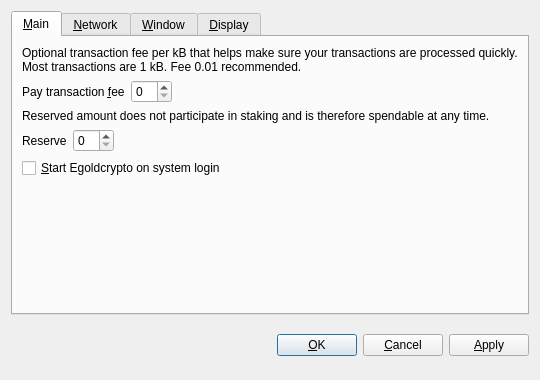
<?xml version="1.0" encoding="UTF-8"?>
<ui version="4.0">
 <class>OptionsDialog</class>
 <widget class="QDialog" name="OptionsDialog">
  <property name="geometry">
   <rect>
    <x>0</x>
    <y>0</y>
    <width>540</width>
    <height>380</height>
   </rect>
  </property>
  <property name="windowTitle">
   <string>Options</string>
  </property>
  <property name="modal">
   <bool>true</bool>
  </property>
  <layout class="QVBoxLayout" name="verticalLayout">
   <item>
    <widget class="QTabWidget" name="tabWidget">
     <property name="tabPosition">
      <enum>QTabWidget::North</enum>
     </property>
     <property name="currentIndex">
      <number>0</number>
     </property>
     <widget class="QWidget" name="tabMain">
      <attribute name="title">
       <string>&amp;Main</string>
      </attribute>
      <layout class="QVBoxLayout" name="verticalLayout_Main">
       <item>
        <widget class="QLabel" name="transactionFeeInfoLabel">
         <property name="text">
          <string>Optional transaction fee per kB that helps make sure your transactions are processed quickly. Most transactions are 1 kB. Fee 0.01 recommended.</string>
         </property>
         <property name="textFormat">
          <enum>Qt::PlainText</enum>
         </property>
         <property name="wordWrap">
          <bool>true</bool>
         </property>
        </widget>
       </item>
       <item>
        <layout class="QHBoxLayout" name="horizontalLayoutFee">
         <item>
          <widget class="QLabel" name="transactionFeeLabel">
           <property name="text">
            <string>Pay transaction &amp;fee</string>
           </property>
           <property name="textFormat">
            <enum>Qt::PlainText</enum>
           </property>
           <property name="buddy">
            <cstring>transactionFee</cstring>
           </property>
          </widget>
         </item>
         <item>
          <widget class="BitcoinAmountField" name="transactionFee"/>
         </item>
         <item>
          <spacer name="horizontalSpacerFee">
           <property name="orientation">
            <enum>Qt::Horizontal</enum>
           </property>
           <property name="sizeHint" stdset="0">
            <size>
             <width>40</width>
             <height>20</height>
            </size>
           </property>
          </spacer>
         </item>
        </layout>
       </item>
       <item>
        <widget class="QLabel" name="reserveBalanceInfoLabel">
         <property name="text">
          <string>Reserved amount does not participate in staking and is therefore spendable at any time.</string>
         </property>
         <property name="textFormat">
          <enum>Qt::PlainText</enum>
         </property>
         <property name="wordWrap">
          <bool>true</bool>
         </property>
        </widget>
       </item>
       <item>
        <layout class="QHBoxLayout" name="horizontalLayoutReserveBalance">
         <item>
          <widget class="QLabel" name="reserveBalanceLabel">
           <property name="text">
            <string>Reserve</string>
           </property>
           <property name="textFormat">
            <enum>Qt::PlainText</enum>
           </property>
           <property name="buddy">
            <cstring>reserveBalance</cstring>
           </property>
          </widget>
         </item>
         <item>
          <widget class="BitcoinAmountField" name="reserveBalance"/>
         </item>
         <item>
          <spacer name="horizontalSpacerReserveBalance">
           <property name="orientation">
            <enum>Qt::Horizontal</enum>
           </property>
           <property name="sizeHint" stdset="0">
            <size>
             <width>40</width>
             <height>20</height>
            </size>
           </property>
          </spacer>
         </item>
        </layout>
       </item>
       <item>
        <widget class="QCheckBox" name="bitcoinAtStartup">
         <property name="toolTip">
          <string>Automatically start Egoldcrypto after logging in to the system.</string>
         </property>
         <property name="text">
          <string>&amp;Start Egoldcrypto on system login</string>
         </property>
        </widget>
       </item>
       <item>
        <spacer name="verticalSpacer_Main">
         <property name="orientation">
          <enum>Qt::Vertical</enum>
         </property>
         <property name="sizeHint" stdset="0">
          <size>
           <width>20</width>
           <height>40</height>
          </size>
         </property>
        </spacer>
       </item>
      </layout>
     </widget>
     <widget class="QWidget" name="tabNetwork">
      <attribute name="title">
       <string>&amp;Network</string>
      </attribute>
      <layout class="QVBoxLayout" name="verticalLayout_Network">
       <item>
        <widget class="QCheckBox" name="mapPortUpnp">
         <property name="toolTip">
          <string>Automatically open the Egoldcrypto client port on the router. This only works when your router supports UPnP and it is enabled.</string>
         </property>
         <property name="text">
          <string>Map port using &amp;UPnP</string>
         </property>
        </widget>
       </item>
       <item>
        <widget class="QCheckBox" name="connectSocks">
         <property name="toolTip">
          <string>Connect to the Egoldcrypto network through a SOCKS proxy (e.g. when connecting through Tor).</string>
         </property>
         <property name="text">
          <string>&amp;Connect through SOCKS proxy:</string>
         </property>
        </widget>
       </item>
       <item>
        <layout class="QHBoxLayout" name="horizontalLayout_Network">
         <item>
          <widget class="QLabel" name="proxyIpLabel">
           <property name="text">
            <string>Proxy &amp;IP:</string>
           </property>
           <property name="textFormat">
            <enum>Qt::PlainText</enum>
           </property>
           <property name="buddy">
            <cstring>proxyIp</cstring>
           </property>
          </widget>
         </item>
         <item>
          <widget class="QValidatedLineEdit" name="proxyIp">
           <property name="maximumSize">
            <size>
             <width>140</width>
             <height>16777215</height>
            </size>
           </property>
           <property name="toolTip">
            <string>IP address of the proxy (e.g. 127.0.0.1)</string>
           </property>
          </widget>
         </item>
         <item>
          <widget class="QLabel" name="proxyPortLabel">
           <property name="text">
            <string>&amp;Port:</string>
           </property>
           <property name="textFormat">
            <enum>Qt::PlainText</enum>
           </property>
           <property name="buddy">
            <cstring>proxyPort</cstring>
           </property>
          </widget>
         </item>
         <item>
          <widget class="QLineEdit" name="proxyPort">
           <property name="maximumSize">
            <size>
             <width>55</width>
             <height>16777215</height>
            </size>
           </property>
           <property name="toolTip">
            <string>Port of the proxy (e.g. 9050)</string>
           </property>
          </widget>
         </item>
         <item>
          <widget class="QLabel" name="socksVersionLabel">
           <property name="text">
            <string>SOCKS &amp;Version:</string>
           </property>
           <property name="textFormat">
            <enum>Qt::PlainText</enum>
           </property>
           <property name="buddy">
            <cstring>socksVersion</cstring>
           </property>
          </widget>
         </item>
         <item>
          <widget class="QValueComboBox" name="socksVersion">
           <property name="toolTip">
            <string>SOCKS version of the proxy (e.g. 5)</string>
           </property>
          </widget>
         </item>
         <item>
          <spacer name="horizontalSpacer_Network">
           <property name="orientation">
            <enum>Qt::Horizontal</enum>
           </property>
           <property name="sizeHint" stdset="0">
            <size>
             <width>40</width>
             <height>20</height>
            </size>
           </property>
          </spacer>
         </item>
        </layout>
       </item>
       <item>
        <spacer name="verticalSpacer_Network">
         <property name="orientation">
          <enum>Qt::Vertical</enum>
         </property>
         <property name="sizeHint" stdset="0">
          <size>
           <width>20</width>
           <height>40</height>
          </size>
         </property>
        </spacer>
       </item>
      </layout>
     </widget>
     <widget class="QWidget" name="tabWindow">
      <attribute name="title">
       <string>&amp;Window</string>
      </attribute>
      <layout class="QVBoxLayout" name="verticalLayout_Window">
       <item>
        <widget class="QCheckBox" name="minimizeToTray">
         <property name="toolTip">
          <string>Show only a tray icon after minimizing the window.</string>
         </property>
         <property name="text">
          <string>&amp;Minimize to the tray instead of the taskbar</string>
         </property>
        </widget>
       </item>
       <item>
        <widget class="QCheckBox" name="minimizeOnClose">
         <property name="toolTip">
          <string>Minimize instead of exit the application when the window is closed. When this option is enabled, the application will be closed only after selecting Quit in the menu.</string>
         </property>
         <property name="text">
          <string>M&amp;inimize on close</string>
         </property>
        </widget>
       </item>
       <item>
        <spacer name="verticalSpacer_Window">
         <property name="orientation">
          <enum>Qt::Vertical</enum>
         </property>
         <property name="sizeHint" stdset="0">
          <size>
           <width>20</width>
           <height>40</height>
          </size>
         </property>
        </spacer>
       </item>
      </layout>
     </widget>
     <widget class="QWidget" name="tabDisplay">
      <attribute name="title">
       <string>&amp;Display</string>
      </attribute>
      <layout class="QVBoxLayout" name="verticalLayout_Display">
       <item>
        <layout class="QHBoxLayout" name="horizontalLayout_1_Display">
         <item>
          <widget class="QLabel" name="langLabel">
           <property name="text">
            <string>User Interface &amp;language:</string>
           </property>
           <property name="textFormat">
            <enum>Qt::PlainText</enum>
           </property>
           <property name="buddy">
            <cstring>lang</cstring>
           </property>
          </widget>
         </item>
         <item>
          <widget class="QValueComboBox" name="lang">
           <property name="toolTip">
            <string>The user interface language can be set here. This setting will take effect after restarting Egoldcrypto.</string>
           </property>
          </widget>
         </item>
        </layout>
       </item>
       <item>
        <layout class="QHBoxLayout" name="horizontalLayout_2_Display">
         <item>
          <widget class="QLabel" name="unitLabel">
           <property name="text">
            <string>&amp;Unit to show amounts in:</string>
           </property>
           <property name="textFormat">
            <enum>Qt::PlainText</enum>
           </property>
           <property name="buddy">
            <cstring>unit</cstring>
           </property>
          </widget>
         </item>
         <item>
          <widget class="QValueComboBox" name="unit">
           <property name="toolTip">
            <string>Choose the default subdivision unit to show in the interface and when sending coins.</string>
           </property>
          </widget>
         </item>
        </layout>
       </item>
       <item>
        <widget class="QCheckBox" name="displayAddresses">
         <property name="toolTip">
          <string>Whether to show Egoldcrypto addresses in the transaction list or not.</string>
         </property>
         <property name="text">
          <string>&amp;Display addresses in transaction list</string>
         </property>
        </widget>
       </item>
       <item>
        <widget class="QCheckBox" name="coinControlFeatures">
         <property name="toolTip">
          <string>Whether to show coin control features or not.</string>
         </property>
         <property name="text">
          <string>Display coin &amp;control features (experts only!)</string>
         </property>
        </widget>
       </item>
       <item>
        <spacer name="verticalSpacer_Display">
         <property name="orientation">
          <enum>Qt::Vertical</enum>
         </property>
         <property name="sizeHint" stdset="0">
          <size>
           <width>20</width>
           <height>40</height>
          </size>
         </property>
        </spacer>
       </item>
      </layout>
     </widget>
    </widget>
   </item>
   <item>
    <layout class="QHBoxLayout" name="horizontalLayout_Buttons">
     <item>
      <spacer name="horizontalSpacer_1">
       <property name="orientation">
        <enum>Qt::Horizontal</enum>
       </property>
       <property name="sizeHint" stdset="0">
        <size>
         <width>40</width>
         <height>48</height>
        </size>
       </property>
      </spacer>
     </item>
     <item>
      <widget class="QLabel" name="statusLabel">
       <property name="font">
        <font>
         <weight>75</weight>
         <bold>true</bold>
        </font>
       </property>
       <property name="text">
        <string/>
       </property>
       <property name="textFormat">
        <enum>Qt::PlainText</enum>
       </property>
       <property name="wordWrap">
        <bool>true</bool>
       </property>
      </widget>
     </item>
     <item>
      <spacer name="horizontalSpacer_2">
       <property name="orientation">
        <enum>Qt::Horizontal</enum>
       </property>
       <property name="sizeHint" stdset="0">
        <size>
         <width>40</width>
         <height>48</height>
        </size>
       </property>
      </spacer>
     </item>
     <item>
      <widget class="QPushButton" name="okButton">
       <property name="text">
        <string>&amp;OK</string>
       </property>
      </widget>
     </item>
     <item>
      <widget class="QPushButton" name="cancelButton">
       <property name="text">
        <string>&amp;Cancel</string>
       </property>
       <property name="autoDefault">
        <bool>false</bool>
       </property>
      </widget>
     </item>
     <item>
      <widget class="QPushButton" name="applyButton">
       <property name="text">
        <string>&amp;Apply</string>
       </property>
       <property name="autoDefault">
        <bool>false</bool>
       </property>
      </widget>
     </item>
    </layout>
   </item>
  </layout>
 </widget>
 <customwidgets>
  <customwidget>
   <class>BitcoinAmountField</class>
   <extends>QSpinBox</extends>
   <header>bitcoinamountfield.h</header>
  </customwidget>
  <customwidget>
   <class>QValueComboBox</class>
   <extends>QComboBox</extends>
   <header>qvaluecombobox.h</header>
  </customwidget>
  <customwidget>
   <class>QValidatedLineEdit</class>
   <extends>QLineEdit</extends>
   <header>qvalidatedlineedit.h</header>
  </customwidget>
 </customwidgets>
 <resources/>
 <connections/>
</ui>
